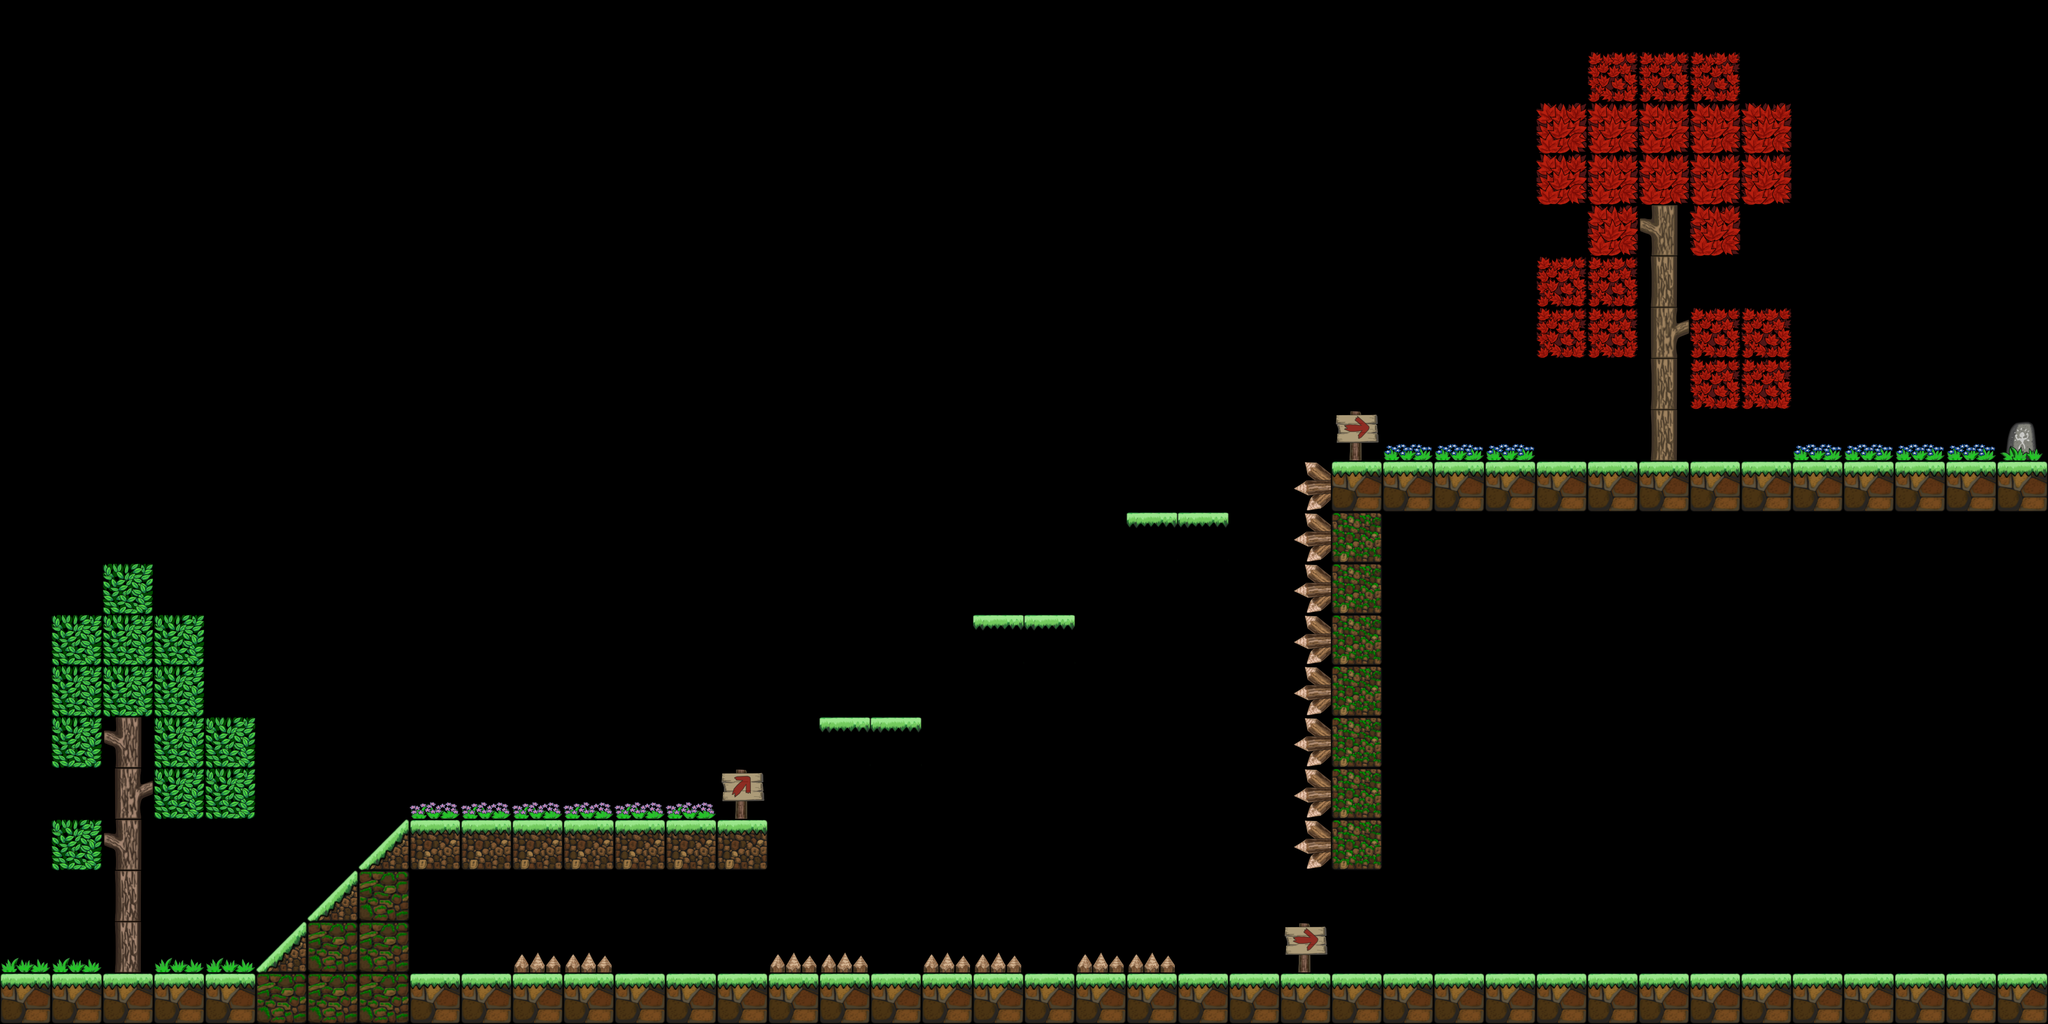

A 2D game scene composited from a Tiled map and its tileset images. What follows is a short description and the map's XML, with each tile layer's data collapsed to a summary:
An orthogonal 40x20 tile map with 128x128 px tiles, 5 tile layers (layer_trap, layer_plant, layer_floor, layer_floor_stairs, ...).

<map version="1.2" tiledversion="1.2.4" orientation="orthogonal" renderorder="right-down" width="40" height="20" tilewidth="128" tileheight="128" infinite="0" nextlayerid="6" nextobjectid="1">
 <tileset firstgid="1" source="avgimg.tsx" />
 <layer id="3" name="layer_trap" width="40" height="20">
  <data>[800 cells, 16 non-empty, 2 distinct tile ids]</data>
 </layer>
 <layer id="2" name="layer_plant" width="40" height="20">
  <data>[800 cells, 67 non-empty, 15 distinct tile ids]</data>
 </layer>
 <layer id="1" name="layer_floor" width="40" height="20">
  <data>[800 cells, 71 non-empty, 4 distinct tile ids]</data>
 </layer>
 <layer id="5" name="layer_floor_stairs" width="40" height="20">
  <data>[800 cells, 6 non-empty, 1 distinct tile ids]</data>
 </layer>
 <layer id="4" name="layer_floor_slope" width="40" height="20">
  <data>[800 cells, 3 non-empty, 1 distinct tile ids]</data>
 </layer>
</map>